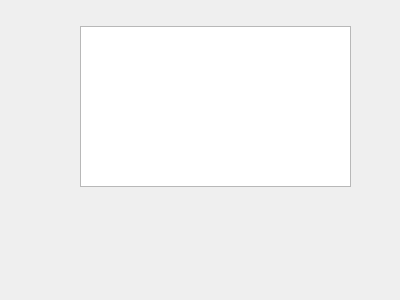
<?xml version="1.0" encoding="UTF-8"?>
<ui version="4.0">
 <class>ListAdd</class>
 <widget class="QWidget" name="ListAdd">
  <property name="geometry">
   <rect>
    <x>0</x>
    <y>0</y>
    <width>400</width>
    <height>300</height>
   </rect>
  </property>
  <property name="windowTitle">
   <string>Form</string>
  </property>
  <widget class="QTextEdit" name="textEdit">
   <property name="geometry">
    <rect>
     <x>80</x>
     <y>26</y>
     <width>271</width>
     <height>161</height>
    </rect>
   </property>
  </widget>
 </widget>
 <resources/>
 <connections/>
</ui>
